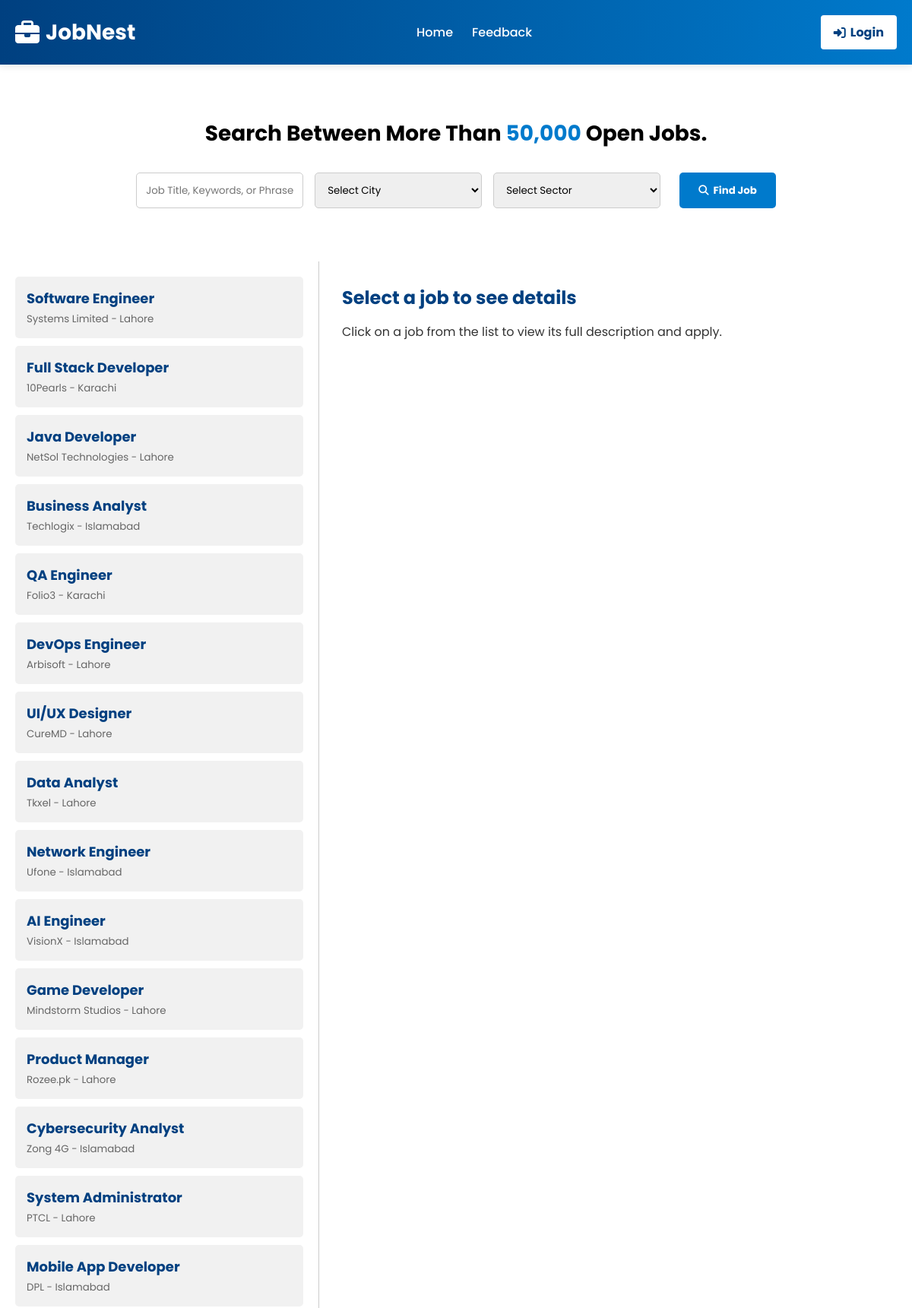
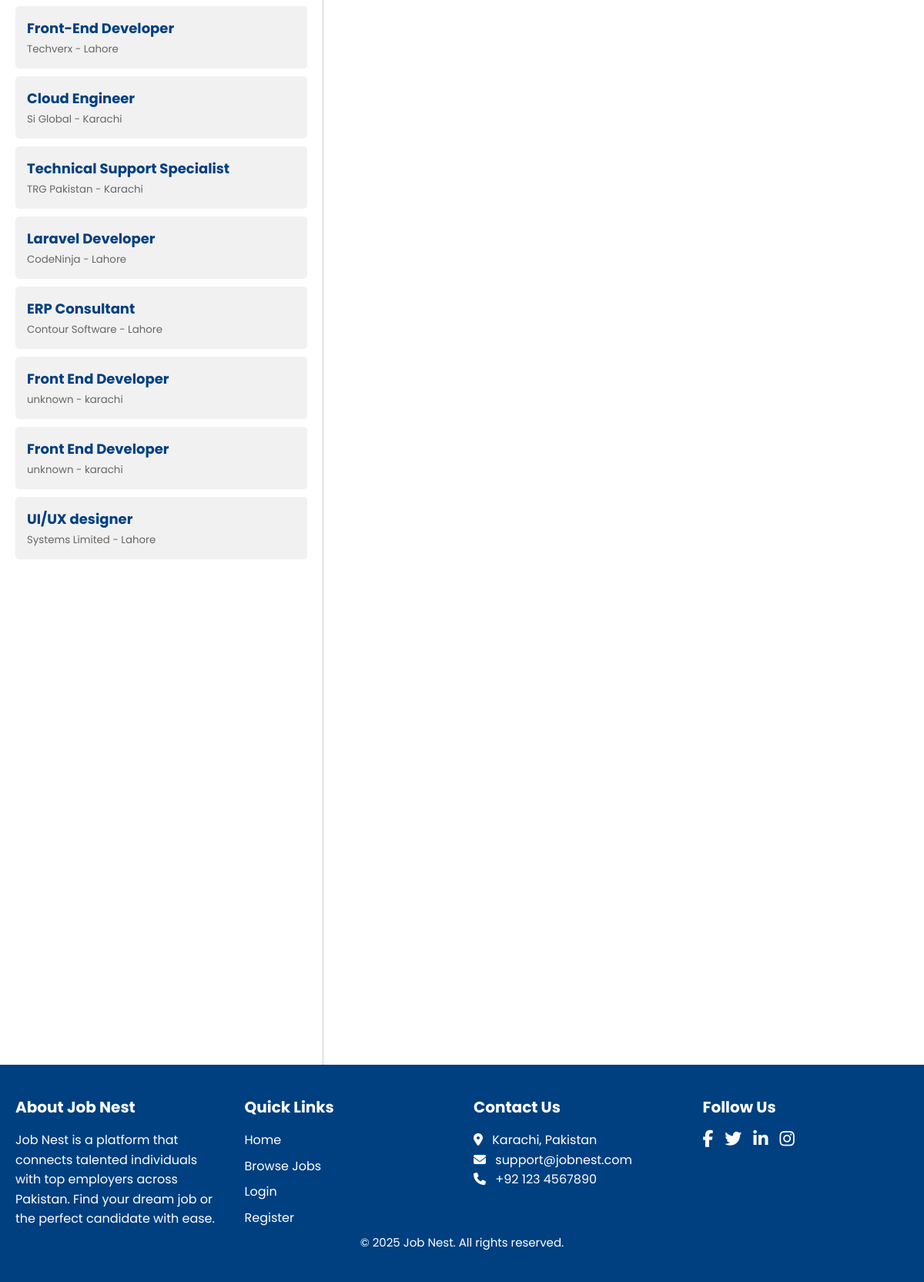
/jobs.php, run on the app's committed database (2 pictures, top to bottom).
### tables this page shows
CREATE TABLE `jobs` (
  `id` int(11) NOT NULL,
  `employer_email` varchar(255) NOT NULL,
  `title` varchar(255) NOT NULL,
  `company` varchar(255) NOT NULL,
  `location` varchar(255) NOT NULL,
  `sector` varchar(255) NOT NULL,
  `description` varchar(255) NOT NULL
);

### jobs.php (the view, shortened to what this page needs)
<?php
require_once 'header.php';
require_once 'config.php';
$query = "SELECT * FROM jobs WHERE 1=1";
$params = [];
$query .= " ORDER BY id";
$job = $conn->prepare($query);
$job->execute($params);
$jobs = $job->fetchAll();
?>
<!DOCTYPE html>
<html lang="en">
<head>
    <link rel="stylesheet" href="https://cdnjs.cloudflare.com/ajax/libs/font-awesome/6.5.0/css/all.min.css" />
</head>
<body>
<section class="jobboard">
  <h2>Search Between More Than <span>50,000</span> Open Jobs.</h2>
  <form method="GET" action="jobs.php" class="search-box">
    <input type="text" name="title" placeholder="Job Title, Keywords, or Phrase" />
    <select name="location">
      <option value="">Select City</option>
    </select>
    <select name="sector">
      <option value="">Select Sector</option>
    </select>
    <button type="submit" class="btn"><i class="fas fa-search"></i> Find Job</button>
  </form>
</section>
<div class="container">
    <div class="job-list" id="jobList">
        <?php if (count($jobs) > 0): ?>
    <?php foreach ($jobs as $job): ?>
        <div class="job-item" data-job='<?php echo json_encode($job);?>'>
            <h4><?php echo $job['title'];?></h4>
            <small><?php echo $job['company'];?> - <?php echo $job['location'];?></small>
        </div>
    <?php endforeach; ?>
<?php else: ?>
    <p>No jobs available matching your search criteria.</p>
<?php endif; ?>
    </div>
    <div class="job-detail" id="jobDetail">
        <h2>Select a job to see details</h2>
        <p>Click on a job from the list to view its full description and apply.</p>
    </div>
</div>
<?php include 'footer.php'; ?>
</body>
</html>

### header.php (style rules this page uses)
* { margin: 0; padding: 0; box-sizing: border-box; font-family: 'Poppins', sans-serif; }
.btn { background: white; color: #004080; padding: 8px 15px; border-radius: 4px; text-decoration: none; font-weight: bold; transition: all 0.3s ease; border: 2px solid transparent; margin-left: 10px; display: flex; align-items: center; gap: 6px; }

### jobs.php (style rules this page uses)
* { box-sizing: border-box; margin: 0; padding: 0; font-family: 'Poppins', sans-serif; }
body { background: #f4f6f8; }
.jobboard { text-align: center; padding: 70px 20px; background-color: #fff; }
.jobboard h2 { font-size: 28px; margin-bottom: 20px; }
.jobboard span { color: #007acc; font-weight: bold; }
.search-box { display: flex; justify-content: center; flex-wrap: wrap; gap: 15px; margin-top: 30px; }
.search-box input, .search-box select { padding: 12px; width: 220px; border: 1px solid #ccc; border-radius: 5px; transition: 0.3s; }
.search-box .btn { background-color: #007acc; color: white; padding: 12px 25px; border-radius: 5px; border: none; cursor: pointer; font-weight: bold; transition: background-color 0.3s ease; }
.container { display: flex; height: 100vh; overflow: hidden; }
.job-list { width: 35%; background: #fff; padding: 20px; border-right: 1px solid #ccc; overflow-y: auto; }
.job-item { background: #f1f1f1; padding: 15px; margin-bottom: 10px; border-radius: 5px; cursor: pointer; transition: background-color 0.3s ease; }
.job-item h4 { color: #004080; font-size: 18px; margin-bottom: 4px; }
.job-item small { color: #666; }
.job-detail { width: 65%; background: #fff; padding: 30px; overflow-y: auto; }
.job-detail h2 { color: #004080; margin-bottom: 15px; }
.job-detail p { margin: 10px 0; color: #333; }

### data on the page
jobs: title "Software Engineer", company "Systems Limited", location "Lahore"
jobs: title "Full Stack Developer", company "10Pearls", location "Karachi"
jobs: title "Java Developer", company "NetSol Technologies", location "Lahore"
jobs: title "Business Analyst", company "Techlogix", location "Islamabad"
jobs: title "QA Engineer", company "Folio3", location "Karachi"
jobs: title "DevOps Engineer", company "Arbisoft", location "Lahore"
jobs: title "UI/UX Designer", company "CureMD", location "Lahore"
jobs: title "Data Analyst", company "Tkxel", location "Lahore"
jobs: title "Network Engineer", company "Ufone", location "Islamabad"
jobs: title "AI Engineer", company "VisionX", location "Islamabad"
jobs: title "Game Developer", company "Mindstorm Studios", location "Lahore"
jobs: title "Product Manager", company "Rozee.pk", location "Lahore"
jobs: title "Cybersecurity Analyst", company "Zong 4G", location "Islamabad"
jobs: title "System Administrator", company "PTCL", location "Lahore"
jobs: title "Mobile App Developer", company "DPL", location "Islamabad"
jobs: title "Front-End Developer", company "Techverx", location "Lahore"
jobs: title "Cloud Engineer", company "Si Global", location "Karachi"
jobs: title "Technical Support Specialist", company "TRG Pakistan", location "Karachi"
jobs: title "Laravel Developer", company "CodeNinja", location "Lahore"
jobs: title "ERP Consultant", company "Contour Software", location "Lahore"
jobs: title "Front End Developer", company "unknown", location "karachi"
jobs: title "Front End Developer", company "unknown", location "karachi"
jobs: title "UI/UX designer", company "Systems Limited", location "Lahore"
